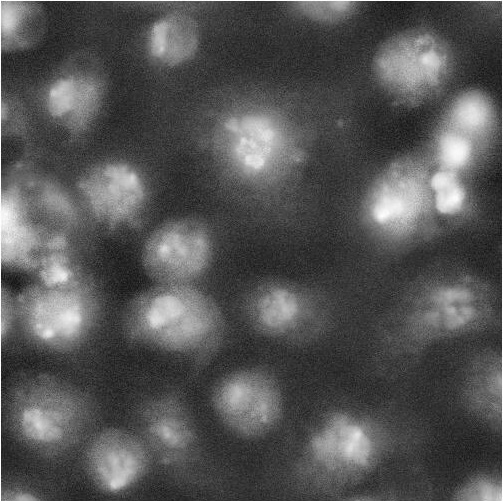
#> input picture Assignment_07/cell_segmentation.jpg, 503 x 501 px
$ jupyter execute S19355.ipynb
#> lines starting #> are read from the running program, lines starting #| are printed output that depends on the picture; after the words box and inside, x2 and y2 are one past the last pixel; in counts of white or black regions, pixels touching at a corner belong together
[cell 1]
# Import Libraries
import cv2
import numpy as np
import matplotlib.pyplot as plt

[cell 2]
# 1. Background extraction
img = cv2.imread(r'cell_segmentation.jpg')
#> img is the input picture: shape (501, 503, 3); min 15, max 255, mean 84.8
gray = cv2.cvtColor(img, cv2.COLOR_BGR2GRAY)

# applying dilation for sure_bg detection
ret, thresh = cv2.threshold(gray, 0, 255, cv2.THRESH_BINARY_INV+cv2.THRESH_OTSU)
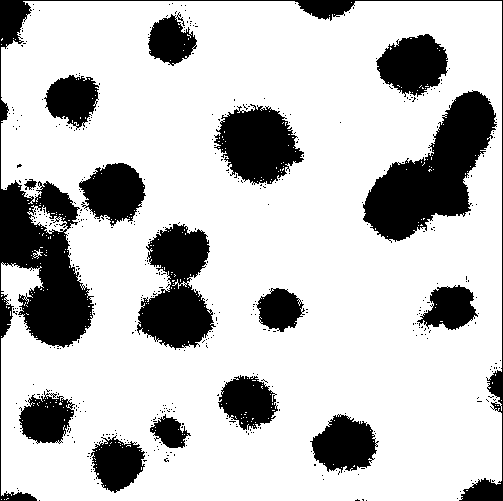
#> thresh: shape (501, 503); 77.4% white; 486 black regions (470 under 20 px), largest, box (x1, y1, x2, y2) and area: (0, 0, 503, 501) 13957, (363, 90, 497, 243) 9508, (137, 224, 216, 350) 5956
#> ret = 109

# defining kernel for opening operation
kernel = np.ones((3,3), np.uint8)
opening = cv2.morphologyEx(thresh, cv2.MORPH_OPEN, kernel, iterations = 3)
#> opening: shape (501, 503); 74.3% white; 33 black regions (21 under 20 px), largest, box (x1, y1, x2, y2) and area: (0, 0, 503, 501) 31710, (132, 222, 220, 351) 6904, (212, 99, 304, 189) 5395

# after opening, will perform dilation
sureBG = cv2.dilate(opening, kernel, iterations = 3)
#> sureBG: shape (501, 503); 80.6% white; 20 black regions, largest, box (x1, y1, x2, y2) and area: (0, 166, 142, 345) 11634, (367, 94, 503, 238) 8426, (140, 227, 214, 347) 5425

# 2. Foreground extraction
distTransform = cv2.distanceTransform(opening, cv2.DIST_L2, 5)

ret, sureFG = cv2.threshold(distTransform, 0.7 * distTransform.max(), 255, 0)
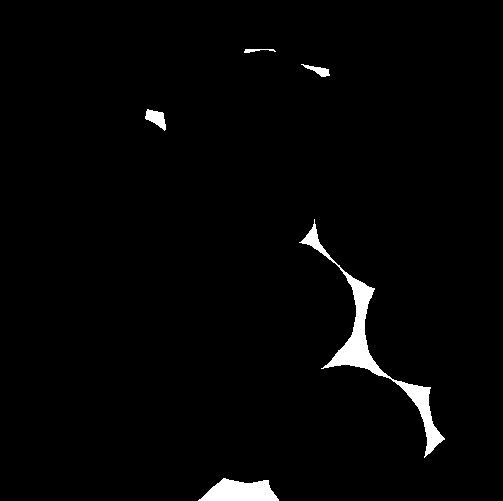
#> sureFG: shape (501, 503) float32; 2% white; 5 white regions, box (x1, y1, x2, y2) and area: (299, 219, 445, 458) 3354, (198, 478, 279, 501) 1288, (145, 109, 166, 131) 258, (301, 64, 330, 77) 154, (244, 49, 276, 53) 69
#> ret = 48.82
sureFG = np.uint8(sureFG)

# 3. Finding the unknown area (neither sure foreground nor for backgroubd)
unknown = cv2.subtract(sureBG, sureFG)
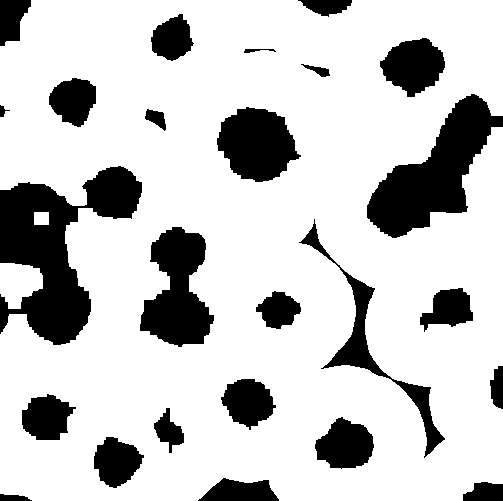
#> unknown: shape (501, 503); 78.6% white; 25 black regions, largest, box (x1, y1, x2, y2) and area: (0, 166, 142, 345) 11634, (367, 94, 503, 238) 8426, (140, 227, 214, 347) 5425

# 4. Apply Watershed Algorithm
ret, markers = cv2.connectedComponents(sureFG)
#> markers: shape (501, 503) int32; 6 distinct labels, from 0 to 5
#> ret = 6
#print(markers)

# add one so that sure bg is not 0
markers = markers + 1
#> markers: shape (501, 503) int32; 6 distinct labels, from 1 to 6

# making the unknown area as 0
markers[unknown == 255] = 0
#> markers: shape (501, 503) int32; 7 distinct labels, from 0 to 6

markers = cv2.watershed(img, markers)
#> markers: shape (501, 503) int32; 7 distinct labels, from -1 to 6

# boundry region is marked with -1
img[markers == -1] = (255, 0, 0)
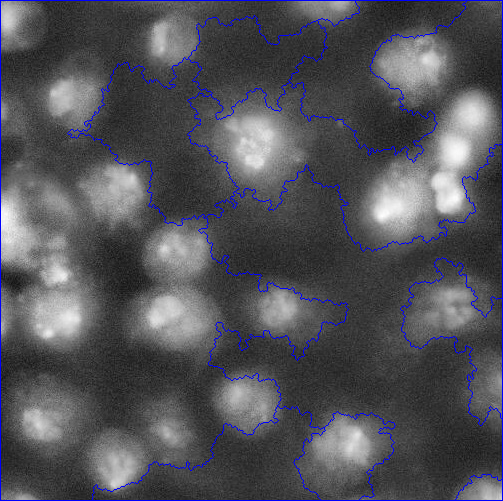
#> img: shape (501, 503, 3); 2.43% of pixels changed, all inside (x1, y1, x2, y2) = (0, 0, 503, 501)

[cell 3]
plt.figure(figsize=(6,6), num='test.img')

plt.subplot(1, 3, 1)
plt.xticks([]), plt.yticks([])
plt.title('Original Image', fontsize= 8)
plt.imshow(img)

plt.subplot(1, 3, 2)
plt.xticks([]), plt.yticks([])
plt.title('Watershed Algorithm Applied', fontsize= 8)
plt.imshow(markers)

plt.subplot(1, 3, 3)
plt.xticks([]), plt.yticks([])
plt.title('unknown', fontsize= 8)
plt.imshow(distTransform)
#> figure, not shown here; B, G, R data is drawn as R, G, B

[cell 4]
import cv2
import numpy as np
import matplotlib.pyplot as plt

# Load the image
img = cv2.imread(r'cell_segmentation.jpg')
image = img.copy()
imgRGB = cv2.cvtColor(image, cv2.COLOR_BGR2RGB)

# Convert to grayscale
gray = cv2.cvtColor(image, cv2.COLOR_BGR2GRAY)

# Apply Gaussian blur
blurred = cv2.GaussianBlur(gray, (5, 5), 0)

# Apply Otsu's thresholding
_, binary = cv2.threshold(blurred, 0, 255, cv2.THRESH_BINARY_INV + cv2.THRESH_OTSU)
#> binary: shape (501, 503); 76.6% white; 20 black regions (5 under 20 px), largest, box (x1, y1, x2, y2) and area: (0, 0, 503, 501) 15219, (363, 91, 496, 241) 9727, (137, 224, 214, 349) 6217

# Remove noise
kernel = np.ones((3, 3), np.uint8)
opening = cv2.morphologyEx(binary, cv2.MORPH_OPEN, kernel, iterations=2)
#> opening: shape (501, 503); 76.4% white; 18 black regions (3 under 20 px), largest, box (x1, y1, x2, y2) and area: (0, 0, 503, 501) 15460, (363, 91, 496, 241) 9752, (137, 224, 214, 349) 6264

# Sure background area
sure_bg = cv2.dilate(opening, kernel, iterations=3)
#> sure_bg: shape (501, 503); 82.7% white; 23 black regions (1 under 20 px), largest, box (x1, y1, x2, y2) and area: (367, 95, 493, 238) 8023, (0, 185, 90, 344) 7711, (141, 228, 210, 346) 4837

# Finding sure foreground area
dist_transform = cv2.distanceTransform(opening, cv2.DIST_L2, 5)
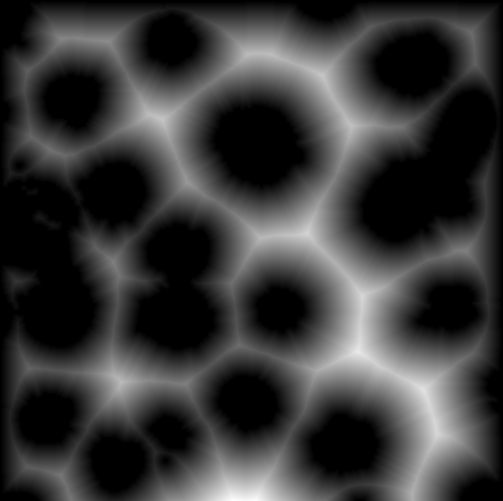
#> dist_transform: shape (501, 503) float32; min 0, max 72.39, mean 16.2; drawn with min black and max white
_, sure_fg = cv2.threshold(dist_transform, 0.7 * dist_transform.max(), 255, 0)
#> sure_fg: shape (501, 503) float32; 2.9% white; 9 white regions (1 under 20 px), largest, box (x1, y1, x2, y2) and area: (326, 271, 451, 457) 4411, (198, 477, 285, 501) 1418, (258, 216, 327, 255) 681

# Finding unknown region
sure_fg = np.uint8(sure_fg)
unknown = cv2.subtract(sure_bg, sure_fg)

# Marker labelling
_, markers = cv2.connectedComponents(sure_fg)
#> markers: shape (501, 503) int32; 10 distinct labels, from 0 to 9

# Add one to all labels so that sure background is not 0, but 1
markers = markers + 1
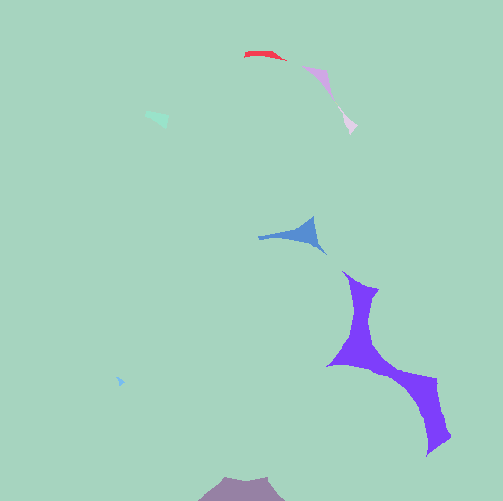
#> markers: shape (501, 503) int32; 10 distinct labels, from 1 to 10; one colour per label, 0 black

# Mark the region of unknown with zero
markers[unknown == 255] = 0
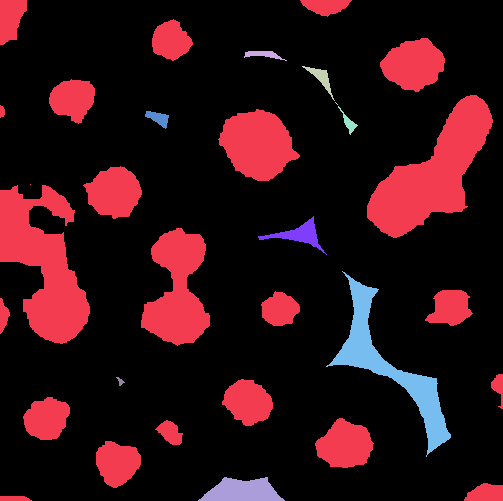
#> markers: shape (501, 503) int32; 11 distinct labels, from 0 to 10; one colour per label, 0 black

# Apply the watershed algorithm
markers = cv2.watershed(image, markers)
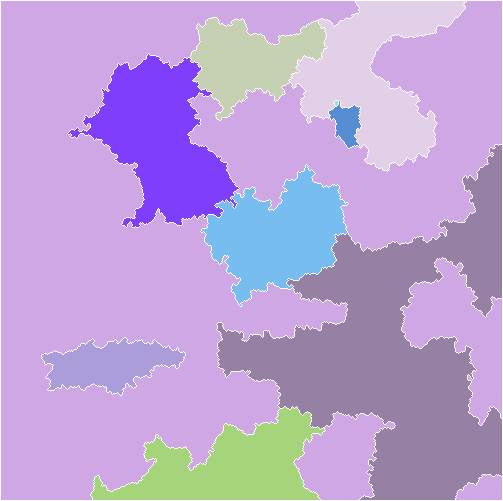
#> markers: shape (501, 503) int32; 11 distinct labels, from -1 to 10; one colour per label, 0 black, -1 white
image[markers == -1] = [255, 0, 0]
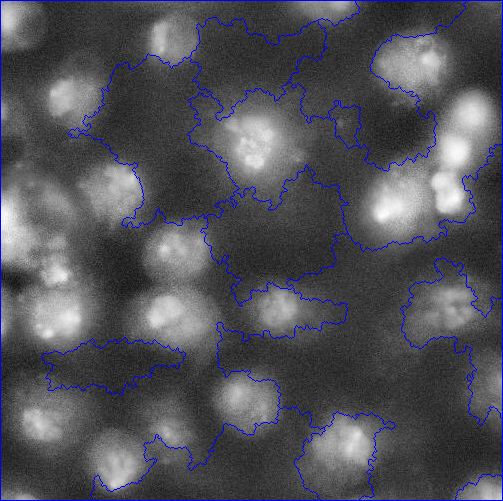
#> image: shape (501, 503, 3); 2.69% of pixels changed, all inside (x1, y1, x2, y2) = (0, 0, 503, 501)

# Count the #cells
# The unique markers correspond to different cells
unique_markers = len(np.unique(markers)) - 2  # Subtract 2 for background and boundary
#> unique_markers = 9

# Display the results
plt.figure(figsize=(12, 9))

titles = ['Original Image', 'Lining', 'RGB Image', 'Gray Image', 'Blurred Image', 'Binary Image', 'Kernal', 'Opening', 'Sure BG', 'Distance Transform', 'Unknown Region', 'Markers']
images = [img, image, imgRGB, gray, blurred, binary, kernel, opening, sure_bg, dist_transform, unknown, markers]

for i in range(len(titles)):
    plt.subplot(3, 4, i+1)
    plt.title(titles[i], fontsize = 8)
    plt.xticks([]), plt.yticks([])
    plt.imshow(images[i], 'gray')

print(f'Number of cells: {unique_markers}')
#| Number of cells: 9
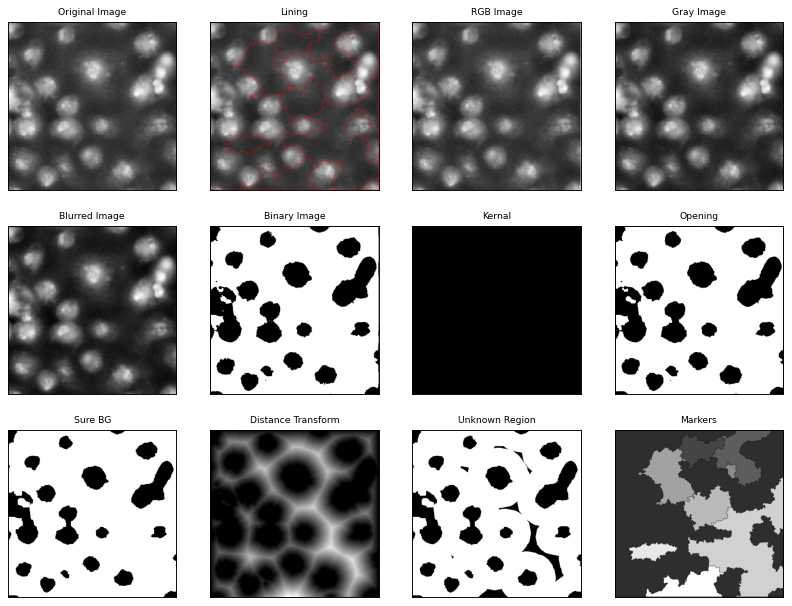
#> figure drawn by matplotlib, 12 panels; B, G, R data is drawn as R, G, B
